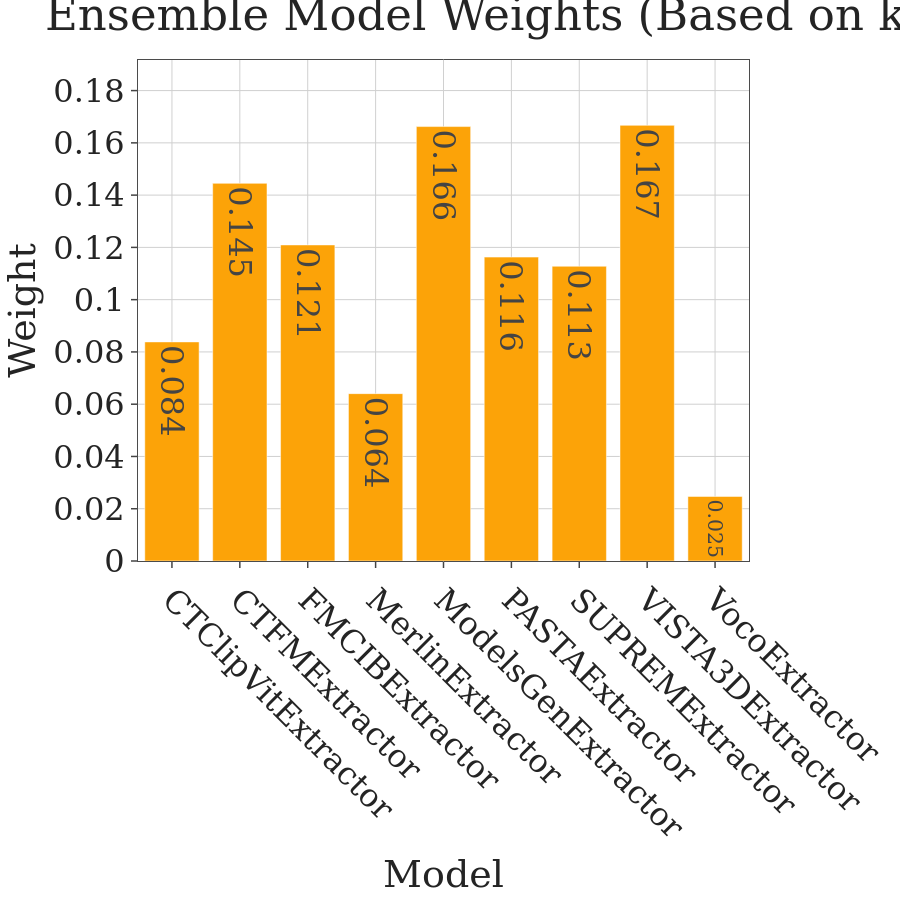

Write notebook code for a chart like this one.
### Markdown cell above
## Ensemble Model Weights

Visualize the alignment-based weights assigned to each model.

### Code cell
# Display ensemble weights from the first evaluation
# (Run one more iteration to get final ensemble model)
train_idx, train_labels_s, val_idx, val_labels_s, test_idx, test_labels_s = split_shuffle_data(
    np.arange(len(all_labels_ensemble)), all_labels_ensemble,
    train_ratio=0.5, val_ratio=0.2, random_seed=50, stratify=True
)

train_features_dict = {m: ensemble_features_dict[m][train_idx] for m in model_list}
val_features_dict = {m: ensemble_features_dict[m][val_idx] for m in model_list}

final_ensemble, _ = build_knn_ensemble_classifier(
    train_features_dict, train_labels_s,
    val_features_dict, val_labels_s,
    overlap_matrix.copy(), model_list, k=10
)

# Extract and visualize weights
weights = final_ensemble['weights']
models_for_plot = list(weights.keys())
weight_values = list(weights.values())

fig = go.Figure()
fig.add_trace(go.Bar(
    x=models_for_plot,
    y=weight_values,
    marker_color='#FCA308',
    text=[f'{w:.3f}' for w in weight_values],
    textposition='auto',
))

apply_r_style(fig, font_size=32)
fig.update_layout(
    title='Ensemble Model Weights (Based on k-NN Alignment)',
    xaxis_title='Model',
    yaxis_title='Weight',
    height=FIG_SIZE,
    width=FIG_SIZE,
    template='simple_white',
    xaxis_tickangle=45
)
fig.update_yaxes(range=[0, max(weight_values) * 1.15])

fig.write_image(PLOTS_DIR / f"luna_alignment_weights.png")

fig.show()

print(f"\nWeight Statistics:")
print(f"  Max weight: {max(weight_values):.4f}")
print(f"  Min weight: {min(weight_values):.4f}")
print(f"  All weights sum to: {sum(weight_values):.4f}")
print(f"\nInterpretation:")
print(f"  Higher weight = better alignment with other models (consensus)")
print(f"  Lower weight = unique/diverse representation (adds complementary info)")

### Figure 1 — Plotly figure (JSON) as saved in the notebook; plotly's stock layout.template omitted (floating-point values rounded to 4 significant figures)
{"data": [{"marker": {"color": "#FCA308"}, "text": ["0.084", "0.145", "0.121", "0.064", "0.166", "0.116", "0.113", "0.167", "0.025"], "textposition": "auto", "type": "bar", "x": ["CTClipVitExtractor", "CTFMExtractor", "FMCIBExtractor", "MerlinExtractor", "ModelsGenExtractor", "PASTAExtractor", "SUPREMExtractor", "VISTA3DExtractor", "VocoExtractor"], "y": [0.08383, 0.1445, 0.1209, 0.06404, 0.1662, 0.1163, 0.1128, 0.1667, 0.0247]}], "layout": {"font": {"family": "DejaVu Serif", "size": 32}, "height": 900, "margin": {"b": 60, "l": 60, "r": 40, "t": 60}, "paper_bgcolor": "white", "plot_bgcolor": "white", "title": {"text": "Ensemble Model Weights (Based on k-NN Alignment)"}, "width": 900, "xaxis": {"gridcolor": "#D0D0D0", "linecolor": "#4B4B4B", "mirror": true, "showgrid": true, "tickangle": 45, "ticklen": 6, "ticks": "outside", "tickwidth": 1.5, "title": {"text": "Model"}, "zeroline": false}, "yaxis": {"gridcolor": "#D0D0D0", "linecolor": "#4B4B4B", "mirror": true, "range": [0, 0.1917], "showgrid": true, "ticklen": 6, "ticks": "outside", "tickwidth": 1.5, "title": {"text": "Weight"}, "zeroline": false}}}
